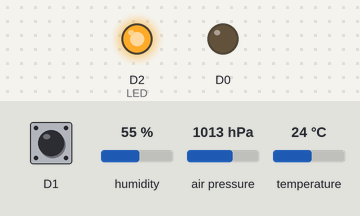
This sketch was run on a simulated ESP8266 (NodeMCU). Shown: output pins drawn as LEDs (lit = HIGH). The inputs (shaded band) are chosen by the test bench; at power-on: D1 HIGH, humidity 55 %, air pressure 1013 hPa, temperature 24 °C. WiFi joins after 1.5 s; servers stay silent unless stated.

Above: at 4.1 s.
At 6.3 s:
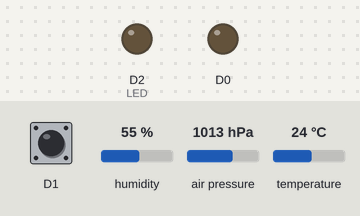
Timing chart, 0 to 8.2 s (numbered marks = the images above):
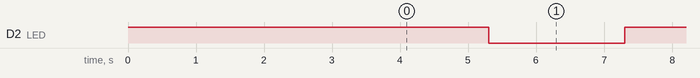

The sketch:

Truck_PZEM_V2.ino
```cpp
// Created by Nava Tabkum  5/30/2020 for AMV PZEM_004T v.3 with Temp
// WiTH additional sensors
//

#include <BlynkSimpleEsp8266.h>
#include <DNSServer.h>
#include "config.h"
#include <Wire.h>

//#include <SimpleTimer.h>
#include <ModbusMaster.h>
#include <ESP8266WiFi.h>

//#include <Adafruit_Sensor.h>
#include <Adafruit_BME280.h>
Adafruit_BME280 bme; // I2C

#include <SoftwareSerial.h>  //  ( NODEMCU ESP8266 )
SoftwareSerial pzem(D5,D6);  // (RX,TX) connect to TX,RX of PZEM for NodeMCU IO12
//SoftwareSerial pzem(D7,D8);  // (RX,TX) connect to TX,RX of PZEM
#include <ModbusMaster.h>

char auth1[] = "ePAgYuHJtuLIFmBXcn1Y7E1sJY4HrvqU"; // home VM n.tabkum@gmail.com
char auth2[] = "LYmwQCoZvUlSXvhmyBsm-ldEK8B-dyIk";//

float t, p, a, h;
bool auth0 = false;

#define vPIN_VOLTAGE                V21
#define vPIN_FREQUENCY              V22
#define vPIN_CURRENT_USAGE          V23
#define vPIN_Temp                   V24
#define vPIN_Pressure               V25
#define vPIN_Altitude               V26
#define vPIN_Humidity               V27

WidgetLED led1(V28);
/*
#define vPIN_ACTIVE_POWER           V2
#define vPIN_ACTIVE_ENERGY          V3
#define vPIN_POWER_FACTOR           V5
#define vPIN_OVER_POWER_ALARM       V6
*/
ModbusMaster node;

BlynkTimer T0, T1;

// int timerTask1;
double U_PR, I_PR,  P_PR,  PPR, PR_F, PR_PF, PR_alarm;
uint8_t result;
// uint16_t data[6];
//uint16_t timeslice = millis();

void setup(){

  Serial.begin(115200);
  // pinMode(2, OUTPUT); // D4 onboard LED
  pinMode(5, INPUT_PULLUP); //
  pinMode(4, OUTPUT); //
  pinMode(0, INPUT); //
  pinMode(16, OUTPUT);//

  digitalWrite(4, 1);
  digitalWrite(16, 0);

  delay(3000);//
  if (!digitalRead(5)) {
    WiFi.disconnect(true);
    delay(2000);
  }
   if (!digitalRead(0)) {
    auth0 = true;
    digitalWrite(16, 1);
   }


  io.connect();
  if(auth0) {
  Blynk.config(auth2, "navcomm.cc", 55555);}
  else {
  Blynk.config(auth1, "navcomm.cc", 55555);}

   //Serial.println(WiFi.SSID());
   //Serial.println(WiFi.psk());

  //Serial.println("Start serial");
  pzem.begin(9600);
  //Serial.println("Start PZEM serial");
  node.begin(1, pzem);
  //Serial.println("Start PZEM"); // 1 = ID MODBUS

  Wire.begin(2, 13); // or sda = gpio2, scl = gpio13
  Wire.setClock(100000); // clock F = 100Khz

  T1.setInterval(5000L, Temp);
    if (!bme.begin()) {

    //Serial.println("Could not find a valid BME280 sensor...");
    while (1);
    }
    T0.setInterval(1000L, LED4);
    //Serial.println("BME280 Connected");


}

bool flag = true;

void updateBlynk() {

  Blynk.virtualWrite(vPIN_VOLTAGE,               U_PR);
  Blynk.virtualWrite(vPIN_FREQUENCY,             PR_F);
  Blynk.virtualWrite(vPIN_CURRENT_USAGE,         I_PR);
  if (flag) {
    led1.off();flag = false;
    //Serial.println("off");
   } else {
    led1.on();flag = true;
    //Serial.println("on");
   }

   // digitalWrite(2, !digitalRead(2));
  //Blynk.virtualWrite(vPIN_ACTIVE_POWER,          P_PR);
  //Blynk.virtualWrite(vPIN_ACTIVE_ENERGY,         PPR);
  //Blynk.virtualWrite(vPIN_POWER_FACTOR,          PR_PF);
  //Blynk.virtualWrite(vPIN_OVER_POWER_ALARM,      PR_alarm);
}
void LED4() {
  digitalWrite(4, !digitalRead(4));  //LED flip-flop
}

void Temp() {

    t = bme.readTemperature();
    t = t*1.8+23.0;
    p = bme.readPressure()/100.0F; //hPa
    a = bme.readAltitude(1013.25); //meter
    a = a * 3.28084;// in feets
    h = bme.readHumidity();//
    Blynk.virtualWrite(vPIN_Temp, t);
    Blynk.virtualWrite(vPIN_Pressure, p);
    Blynk.virtualWrite(vPIN_Altitude, a);
    Blynk.virtualWrite(vPIN_Humidity, h);
}
void loop(){
Blynk.run();
T0.run();
T1.run();
result = node.readInputRegisters(0x0000, 10);
  if (result == node.ku8MBSuccess)  {
U_PR      = (node.getResponseBuffer(0x00)/10.0f);
//I_PR      = (node.getResponseBuffer(0x01)/1000.000f);
//P_PR      = (node.getResponseBuffer(0x03)/10.0f);
//PPR       = (node.getResponseBuffer(0x05)/1000.0f);
PR_F      = (node.getResponseBuffer(0x07)/10.0f);
//PR_PF     = (node.getResponseBuffer(0x08)/100.0f);
//PR_alarm  = (node.getResponseBuffer(0x09));
 } else {
U_PR      = 0;
I_PR      = 0;
//P_PR      = 0;
//PPR       = 0;
PR_F      = 0;
//PR_PF     = 0;
//PR_alarm  = 0;
 }

    /*Serial.print("U_PR:     "); Serial.println(U_PR);   // V
    Serial.print("I_PR:     "); Serial.println(I_PR,3);   //  A
    Serial.print("P_PR:     "); Serial.println(P_PR);   //  W
    Serial.print("PPR:      "); Serial.println(PPR,3);   // kWh
    Serial.print("PR_F:     "); Serial.println(PR_F);    // Hz
    Serial.print("PR_PF:    "); Serial.println(PR_PF);
    Serial.print("PR_alarm: "); Serial.println(PR_alarm,0);
Serial.println("====================================================");*/

updateBlynk();
  // delay(50);

}
```

config.h
```cpp
#define IO_USERNAME   "amvxroads" // adafruit.io username, pw = amvcrossroads / amvxroads@gmail.com
#define IO_KEY   "f3e00f7184a842b98a523bd6e2c6906e" // xroads adafruit io


/******************************* WIFI **************************************/


// #define WIFI_SSID     "AMVEPIC"
// #define WIFI_PASS     "amvepic3d"

// #define WIFI_SSID     "Crossroads"
// #define WIFI_PASS     "amvcrossroads"

// #define WIFI_SSID     "Sterling"
// #define WIFI_PASS     "amvsterling"

// #define WIFI_SSID     "Revolution"
// #define WIFI_PASS     "amvrevolution"

// #define WIFI_SSID     "AMVTRUCK"
// #define WIFI_PASS     "nyla1234"


// #define WIFI_SSID     "BATMAN"
// #define WIFI_PASS     "1a2b3c4d5e"

#define WIFI_SSID     ""
#define WIFI_PASS     ""


 #include "AdafruitIO_WiFi.h"
 AdafruitIO_WiFi io(IO_USERNAME, IO_KEY, WIFI_SSID, WIFI_PASS);
```

Measured:
- by itself, D2 (LED): alternates HIGH for 2.0 s and LOW for 2.0 s
